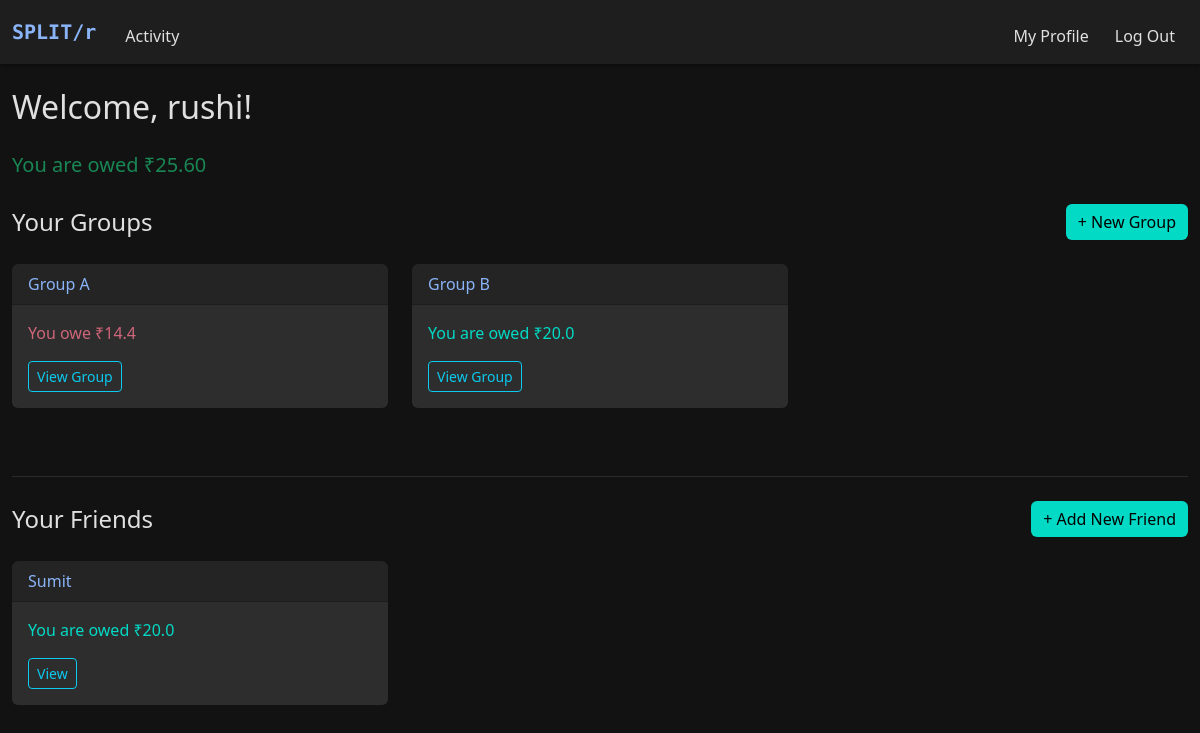
Before: / (signed in) with the older database file.
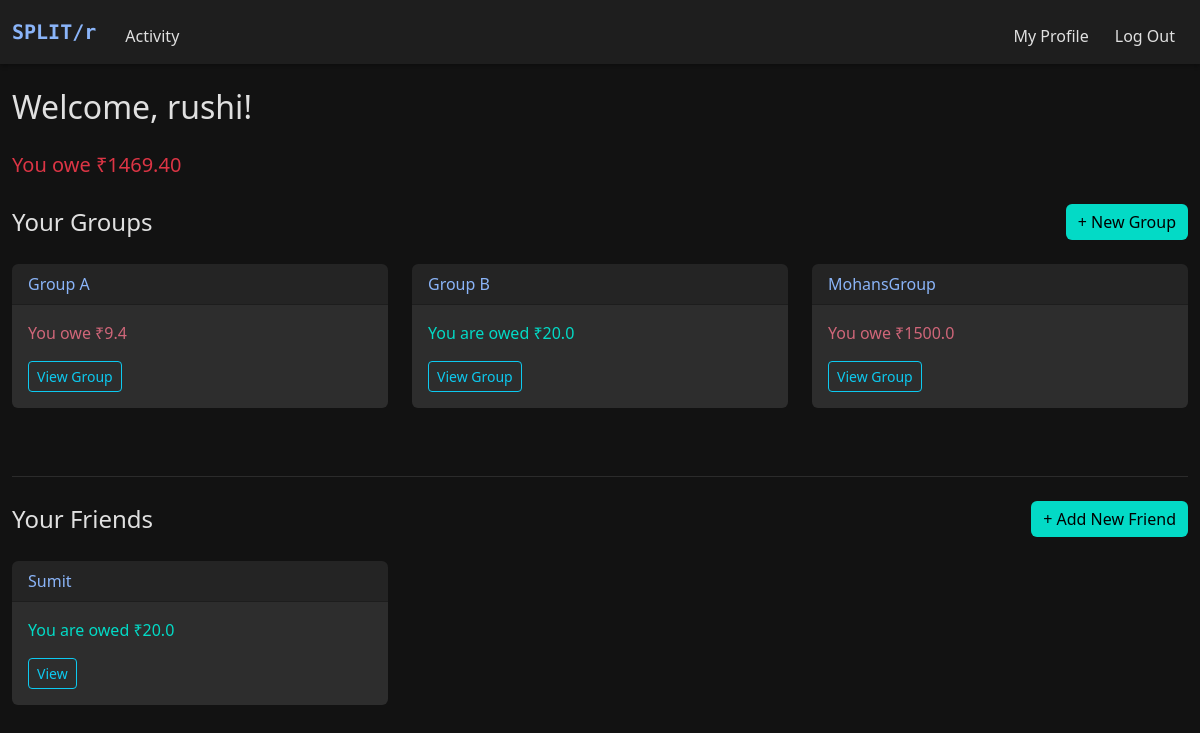
After: the same page with the newer database file.
### models.py (models this page shows)
class Group(db.Model):
    __tablename__ = "groups"
    id = db.Column(db.Integer, primary_key=True)
    name = db.Column(db.String(100), nullable=False)
    users = db.relationship("User", secondary="group_members", backref="groups")

class User(db.Model):
    __tablename__ = "users"
    id = db.Column(db.Integer, primary_key=True)
    name = db.Column(db.String(100), nullable=False)
    username = db.Column(db.String(50), unique=True, nullable=False)
    password = db.Column(db.String(200), nullable=False)

### app.py (the view)
@app.route('/')
@login_required
def index():
    if "user_id" not in session:
        flash("Please log in first!", "warning")
        return redirect("/login")
    user_id = session.get("user_id")
    user = User.query.get(user_id)
    groups = user.groups
    net_balance = 0.0
    group_balances = {}
    for group in groups:
        expenses = Expense.query.filter_by(group_id=group.id).all()
        balance = 0.0
        for expense in expenses:
            for split in expense.splits:
                if split.user_id == user_id:
                    balance -= split.amount
            if expense.paid_by_id == user_id:
                balance += expense.amount
        group_balances[group.id] = balance
        net_balance += balance
    friendships = Friendship.query.filter(
        (Friendship.user1_id == user_id) | (Friendship.user2_id == user_id)
    ).all()
    friends = []
    friend_balances = {}
    friendship_ids = {}
    for friendship in friendships:
        other = friendship.other_user(user_id)
        friends.append(other)
        friendship_ids[other.id] = friendship.id
        expenses = (
            Expense.query
            .filter_by(group_id=None)
            .filter(
                (Expense.paid_by_id == user_id) |
                (Expense.paid_by_id == other.id)
            )
            .order_by(Expense.timestamp.desc())
            .all()
        )
        balance = 0.0
        for expense in expenses:
            user_ids = {split.user_id for split in expense.splits}
            if {user_id, other.id}.issubset(user_ids):
                for split in expense.splits:
                    if split.user_id == user_id:
                        balance -= split.amount
                if expense.paid_by_id == user_id:
                    balance += expense.amount
        friend_balances[other.id] = balance
        net_balance += balance
    return render_template(
        "index.html",
        groups=groups,
        net_balance=net_balance,
        group_balances=group_balances,
        friends=friends,
        friend_balances=friend_balances,
        friendship_ids=friendship_ids,
    )

### helper.py (called while the page is built)
def login_required(f):
    @wraps(f)
    def decorated_function(*args, **kwargs):
        if "user_id" not in session:
            flash("You must be logged in to view this page.", "danger")
            return redirect("/login")
        return f(*args, **kwargs)
    return decorated_function

### models.py (called while the page is built)
    def other_user(self, current_user_id):
        return self.user2 if self.user1_id == current_user_id else self.user1

### templates/index.html (shortened to what this page needs)
{% extends "layout.html" %}
{% block main %}
<div class="container-fluid py-4">
    <div class="d-flex justify-content-between align-items-center mb-4">
        <h2 class="mb-0">Welcome, {{ session["username"] }}!</h2>
    </div>
    <div class="mb-4">
        {% if net_balance < 0 %}
            <p class="text-danger fs-5">You owe ₹{{ "%.2f"|format(-net_balance) }}</p>
        {% elif net_balance > 0 %}
        <p class="text-success fs-5">You are owed ₹{{ "%.2f"|format(net_balance) }}</p>
        {% else %}
            <p class="text-muted-custom fs-5">All settled up!</p>
        {% endif %}
    </div>
    <div class="d-flex justify-content-between align-items-center mb-4">
        <h4 class="mb-0">Your Groups</h4>
        <a href="/create_group" class="btn btn-success ms-auto">+ New Group</a>
    </div>
    {% if groups %}
        <div class="row">
            {% for group in groups %}
                <div class="col-md-6 col-lg-4 mb-4">
                    <div class="card">
                        <div class="card-header">
                            {{ group.name }}
                        </div>
                        <div class="card-body">
                            {% set balance = group_balances.get(group.id, 0) %}
                            {% if balance < 0 %}
                                <p class="text-danger-custom">You owe ₹{{ -balance | round(2) }}</p>
                            {% elif balance > 0 %}
                                <p class="text-success-custom">You are owed ₹{{ balance | round(2) }}</p>
                            {% else %}
                                <p class="text-muted-custom">All settled up</p>
                            {% endif %}
                            <a href="{{ url_for('group_page', group_id=group.id) }}" class="btn btn-outline-info btn-sm">View Group</a>
                        </div>
                    </div>
                </div>
            {% endfor %}
        </div>
    {% else %}
        <div class="alert alert-secondary">You're not part of any groups yet. Create one to get started!</div>
    {% endif %}
    <hr class="my-4">
    <div class="d-flex justify-content-between align-items-center mb-4">
        <h4 class="mb-0">Your Friends</h4>
        <a href="/create_friend" class="btn btn-success ms-auto">+ Add New Friend</a>
    </div>
    <div class="row">
        {% for friend in friends %}
            <div class="col-md-6 col-lg-4 mb-4">
                <div class="card">
                    <div class="card-header">
                        {{ friend.name }}
                    </div>
                    <div class="card-body">
                        {% set balance = friend_balances[friend.id] %}
                        {% if balance < 0 %}
                            <p class="text-danger-custom">You owe ₹{{ -balance | round(2) }}</p>
                        {% elif balance > 0 %}
                            <p class="text-success-custom">You are owed ₹{{ balance | round(2) }}</p>
                        {% else %}
                            <p class="text-muted-custom">All settled up</p>
                        {% endif %}
                        <a href="{{ url_for('friend_page', friendship_id=friendship_ids[friend.id]) }}" class="btn btn-outline-info btn-sm">View</a>
                    </div>
                </div>
            </div>
        {% endfor %}
    </div>
</div>
{% endblock %}

Changed rows visible on the page:
computed for Group "Group A": balance "14.4" → "9.4"
added Group: name "MohansGroup", balance "1500.0"
Other visible differences:
{{ "%.2f"|format(-net_balance) }}: (not shown) → "1469.40"
{{ "%.2f"|format(net_balance) }}: "25.60" → (not shown)
text no longer shown: "You are owed ₹"
text now shown: "You owe ₹"
